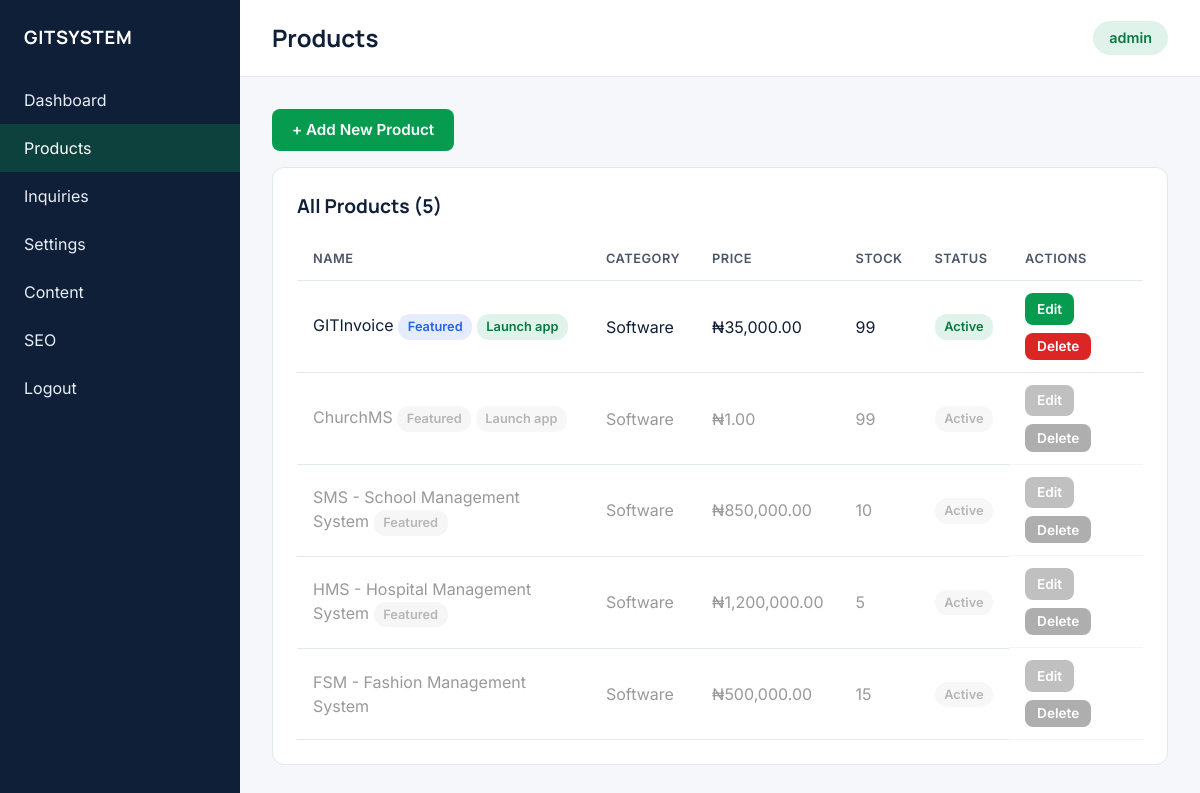
Page /backend/admin/products.php (signed in) on the committed database.
### tables this page shows
CREATE TABLE IF NOT EXISTS products (
    id INT AUTO_INCREMENT PRIMARY KEY,
    category_id INT NOT NULL,
    name VARCHAR(200) NOT NULL,
    slug VARCHAR(200) UNIQUE NOT NULL,
    description TEXT,
    short_description VARCHAR(500),
    price DECIMAL(10, 2) NOT NULL,
    original_price DECIMAL(10, 2),
    stock_quantity INT DEFAULT 0,
    sku VARCHAR(50) UNIQUE,
    badge VARCHAR(50),
    is_featured BOOLEAN DEFAULT FALSE,
    is_active BOOLEAN DEFAULT TRUE,
    is_external_app BOOLEAN DEFAULT FALSE,
    learn_url VARCHAR(500) NULL,
    launch_url VARCHAR(500) NULL,
    logo_url VARCHAR(500) NULL,
    brand_color VARCHAR(20) DEFAULT '#109d48',
    price_label VARCHAR(100) NULL,
    views INT DEFAULT 0,
    created_at TIMESTAMP DEFAULT CURRENT_TIMESTAMP,
    updated_at TIMESTAMP DEFAULT CURRENT_TIMESTAMP ON UPDATE CURRENT_TIMESTAMP,
    FOREIGN KEY (category_id) REFERENCES categories(id) ON DELETE CASCADE,
    INDEX idx_category (category_id),
    INDEX idx_slug (slug),
    INDEX idx_active (is_active),
    INDEX idx_featured (is_featured)
);

CREATE TABLE IF NOT EXISTS categories (
    id INT AUTO_INCREMENT PRIMARY KEY,
    name VARCHAR(100) NOT NULL,
    slug VARCHAR(100) UNIQUE NOT NULL,
    description TEXT,
    display_order INT DEFAULT 0,
    is_active BOOLEAN DEFAULT TRUE,
    created_at TIMESTAMP DEFAULT CURRENT_TIMESTAMP,
    updated_at TIMESTAMP DEFAULT CURRENT_TIMESTAMP ON UPDATE CURRENT_TIMESTAMP
);

### backend/config.php (called while the page is built, shortened)
<?php
function formatPrice($price) {
    return '₦' . number_format($price, 2);
}

### backend/admin/products.php (the view, shortened to what this page needs)
<?php
require_once __DIR__ . '/../config.php';
$categories = $pdo->query("SELECT id, name FROM categories WHERE is_active = 1 ORDER BY display_order")->fetchAll();
$editProduct = null;
$perPage = 25;
$page = max(1, (int)($_GET['page'] ?? 1));
$offset = ($page - 1) * $perPage;
$totalProducts = (int)$pdo->query('SELECT COUNT(*) FROM products')->fetchColumn();
$stmt = $pdo->prepare("
    SELECT p.*, c.name as category_name,
           (SELECT image_path FROM product_images WHERE product_id = p.id AND is_primary = 1 LIMIT 1) as primary_image
    FROM products p
    LEFT JOIN categories c ON p.category_id = c.id
    ORDER BY p.created_at DESC
    LIMIT :limit OFFSET :offset
");
$stmt->bindValue(':limit', $perPage, PDO::PARAM_INT);
$stmt->bindValue(':offset', $offset, PDO::PARAM_INT);
$stmt->execute();
$products = $stmt->fetchAll();
$showForm = isset($_GET['action']) && $_GET['action'] === 'add' || $editProduct;
require __DIR__ . '/includes/header.php';
?>
<?php if ($showForm): ?>
<div class="card">
    <h2><?= $editProduct ? 'Edit Product' : 'Add New Product' ?></h2>
    <form method="POST" enctype="multipart/form-data">
        <?= csrf_field() ?>
        <?php if ($editProduct): ?>
            <input type="hidden" name="id" value="<?= (int)$editProduct['id'] ?>">
        <?php endif; ?>
        <div class="form-row">
            <div class="form-group">
                <label for="name">Product Name *</label>
                <input type="text" id="name" name="name" required value="<?= htmlspecialchars($editProduct['name'] ?? '') ?>">
            </div>
            <div class="form-group">
                <label for="category_id">Category *</label>
                <select id="category_id" name="category_id" required>
                    <option value="">Select category</option>
                    <?php foreach ($categories as $cat): ?>
                        <option value="<?= (int)$cat['id'] ?>" <?= ($editProduct['category_id'] ?? '') == $cat['id'] ? 'selected' : '' ?>><?= htmlspecialchars($cat['name']) ?></option>
                    <?php endforeach; ?>
                </select>
            </div>
        </div>
        <div class="form-group">
            <label for="short_description">Short Description</label>
            <input type="text" id="short_description" name="short_description" maxlength="500" value="<?= htmlspecialchars($editProduct['short_description'] ?? '') ?>">
        </div>
        <div class="form-group">
            <label for="description">Full Description</label>
            <textarea id="description" name="description"><?= htmlspecialchars($editProduct['description'] ?? '') ?></textarea>
        </div>
        <div class="form-row">
            <div class="form-group">
                <label for="price">Price (₦) *</label>
                <input type="number" id="price" name="price" step="0.01" min="0" required value="<?= htmlspecialchars($editProduct['price'] ?? '') ?>">
            </div>
            <div class="form-group">
                <label for="original_price">Original Price (₦)</label>
                <input type="number" id="original_price" name="original_price" step="0.01" min="0" value="<?= htmlspecialchars($editProduct['original_price'] ?? '') ?>">
            </div>
            <div class="form-group">
                <label for="stock_quantity">Stock</label>
                <input type="number" id="stock_quantity" name="stock_quantity" min="0" value="<?= htmlspecialchars($editProduct['stock_quantity'] ?? '0') ?>">
            </div>
            <div class="form-group">
                <label for="badge">Badge</label>
                <select id="badge" name="badge">
                    <option value="">None</option>
                    <?php foreach (['New', 'Sale', 'Popular', 'Live'] as $b): ?>
                        <option value="<?= $b ?>" <?= ($editProduct['badge'] ?? '') === $b ? 'selected' : '' ?>><?= $b ?></option>
                    <?php endforeach; ?>
                </select>
            </div>
        </div>
        <div class="card" style="background: rgba(16,157,72,0.06); border: 1px solid var(--border); margin-bottom: 1.25rem; padding: 1.25rem;">
            <h3 style="margin-bottom: 0.5rem; color: var(--primary); font-size: 1rem;">Launch App (like GITInvoice / ChurchMS)</h3>
            <p style="color: var(--text-muted); font-size: 0.9rem; margin-bottom: 1rem;">
                Turn this product into an external app card with Learn more + Launch buttons. No code changes needed for future apps.
            </p>
            <div class="form-group">
                <label>
                    <input type="checkbox" name="is_external_app" value="1" id="is_external_app" <?= ($editProduct['is_external_app'] ?? 0) ? 'checked' : '' ?>>
                    This is an external launch app
                </label>
            </div>
            <div class="form-row">
                <div class="form-group">
                    <label for="learn_url">Learn more URL</label>
                    <input type="url" id="learn_url" name="learn_url" placeholder="https://your-app.vercel.app/" value="<?= htmlspecialchars($editProduct['learn_url'] ?? '') ?>">
                </div>
                <div class="form-group">
                    <label for="launch_url">Launch app URL</label>
                    <input type="url" id="launch_url" name="launch_url" placeholder="https://your-app.vercel.app/app" value="<?= htmlspecialchars($editProduct['launch_url'] ?? '') ?>">
                </div>
            </div>
            <div class="form-row">
                <div class="form-group">
                    <label for="logo_url">Logo image URL (optional)</label>
                    <input type="url" id="logo_url" name="logo_url" placeholder="https://…/icon.png" value="<?= htmlspecialchars($editProduct['logo_url'] ?? '') ?>">
                </div>
                <div class="form-group">
                    <label for="brand_color">Brand color</label>
                    <input type="text" id="brand_color" name="brand_color" placeholder="#109d48" value="<?= htmlspecialchars($editProduct['brand_color'] ?? '#109d48') ?>">
                </div>
                <div class="form-group">
                    <label for="price_label">Price / CTA label</label>
                    <input type="text" id="price_label" name="price_label" placeholder="Launch app" value="<?= htmlspecialchars($editProduct['price_label'] ?? '') ?>">
                </div>
            </div>
        </div>
        <div class="form-group">
            <label>
                <input type="checkbox" name="is_featured" value="1" <?= ($editProduct['is_featured'] ?? 0) ? 'checked' : '' ?>>
                Featured product
            </label>
            &nbsp;&nbsp;
            <label>
                <input type="checkbox" name="is_active" value="1" <?= !isset($editProduct) || ($editProduct['is_active'] ?? 1) ? 'checked' : '' ?>>
                Active (visible on site)
            </label>
        </div>
        <div class="form-group">
            <label for="images">Product Images</label>
            <input type="file" id="images" name="images[]" accept="image/jpeg,image/png,image/webp,image/gif" multiple>
            <small style="color: var(--text-muted);">First image becomes primary. Max 5MB each.</small>
        </div>
        <div class="actions">
            <button type="submit" class="btn btn-primary"><?= $editProduct ? 'Update Product' : 'Add Product' ?></button>
            <a href="products.php" class="btn" style="background: var(--dark); color: var(--text-muted); border: 1px solid var(--border);">Cancel</a>
        </div>
    </form>
</div>
<?php else: ?>
    <p style="margin-bottom: 1rem;"><a href="products.php?action=add" class="btn btn-primary">+ Add New Product</a></p>
<?php endif; ?>
<div class="card">
    <h2>All Products (<?= $totalProducts ?>)</h2>
    <?php if (empty($products)): ?>
        <p style="color: var(--text-muted);">No products yet. Add your first product above.</p>
    <?php else: ?>
        <table>
            <thead>
                <tr>
                    <th>Name</th>
                    <th>Category</th>
                    <th>Price</th>
                    <th>Stock</th>
                    <th>Status</th>
                    <th>Actions</th>
                </tr>
            </thead>
            <tbody>
                <?php foreach ($products as $p): ?>
                <?php
                    $hasLaunch = trim((string)($p['learn_url'] ?? '')) !== '' || trim((string)($p['launch_url'] ?? '')) !== '';
                    $isLive = strcasecmp((string)($p['badge'] ?? ''), 'Live') === 0 && (empty($p['is_external_app']) || $hasLaunch);
                ?>
                <tr class="<?= $isLive ? '' : 'product-not-live' ?>">
                    <td>
                        <?= htmlspecialchars($p['name']) ?>
                        <?php if ($p['is_featured']): ?><span class="badge badge-new">Featured</span><?php endif; ?>
                        <?php if (!empty($p['is_external_app'])): ?><span class="badge badge-resolved">Launch app</span><?php endif; ?>
                    </td>
                    <td><?= htmlspecialchars($p['category_name'] ?? '—') ?></td>
                    <td><?= formatPrice($p['price']) ?></td>
                    <td><?= (int)$p['stock_quantity'] ?></td>
                    <td><?= $p['is_active'] ? '<span class="badge badge-resolved">Active</span>' : '<span class="badge badge-spam">Inactive</span>' ?></td>
                    <td class="actions">
                        <a href="products.php?edit=<?= (int)$p['id'] ?>" class="btn btn-sm btn-primary">Edit</a>
                        <form method="POST" class="form-inline" data-confirm="Delete this product?">
                            <button type="submit" class="btn btn-sm btn-danger">Delete</button>
                        </form>
                    </td>
                </tr>
                <?php endforeach; ?>
            </tbody>
        </table>
    <?php endif; ?>
</div>
<?php require __DIR__ . '/includes/footer.php'; ?>

### backend/admin/assets/admin.css (style rules this page uses)
:root { --primary: #079B50; --primary-dark: #067a40; --navy: #101F38; --bg: #F5F7FA; --surface: #FFFFFF; --dark: #FFFFFF; --gray: #FFFFFF; --text: #101F38; --text-muted: #4B5568; --accent: #DC2626; --blue: #2563EB; --border: #E2E8F0; }
* { margin: 0; padding: 0; box-sizing: border-box; }
body { font-family: Inter, 'Segoe UI', system-ui, sans-serif; background: var(--bg); color: var(--text); line-height: 1.5; }
h1, h2, h3, .sidebar-brand { font-family: Manrope, Inter, sans-serif; }
.card { background: var(--surface); border: 1px solid var(--border); border-radius: 12px; padding: 1.5rem; margin-bottom: 1.5rem; overflow-x: auto; }
.card h2 { font-size: 1.2rem; margin-bottom: 1rem; color: var(--navy); }
table { width: 100%; border-collapse: collapse; }
th, td { text-align: left; padding: 0.75rem 1rem; border-bottom: 1px solid var(--border); }
th { color: var(--text-muted); font-weight: 600; font-size: 0.8rem; text-transform: uppercase; letter-spacing: 0.04em; }
.btn { display: inline-block; padding: 0.6rem 1.25rem; border-radius: 8px; font-weight: 600; text-decoration: none; border: none; cursor: pointer; font-size: 0.95rem; font-family: inherit; transition: background 0.2s; }
.btn-primary { background: var(--primary); color: #FFFFFF; }
.btn-danger { background: var(--accent); color: #FFFFFF; }
.btn-sm { padding: 0.35rem 0.75rem; font-size: 0.85rem; }
.badge { display: inline-block; padding: 0.2rem 0.6rem; border-radius: 12px; font-size: 0.8rem; font-weight: 600; }
.badge-new { background: rgba(37, 99, 235, 0.12); color: var(--blue); }
.badge-resolved { background: rgba(7, 155, 80, 0.12); color: var(--primary-dark); }
tr.product-not-live { opacity: 0.45; filter: grayscale(1); }
.actions { display: flex; gap: 0.5rem; flex-wrap: wrap; }
.form-inline { display: inline; }

### rows in the picture
products: name "GITInvoice", is_featured "Featured", is_external_app "Launch app", category.name "Software", price "₦35,000.00", stock_quantity "99", is_active "Active"
products: name "ChurchMS", is_featured "Featured", is_external_app "Launch app", category.name "Software", price "₦1.00", stock_quantity "99", is_active "Active"
products: name "SMS - School Management System", is_featured "Featured", category.name "Software", price "₦850,000.00", stock_quantity "10", is_active "Active"
products: name "HMS - Hospital Management System", is_featured "Featured", category.name "Software", price "₦1,200,000.00", stock_quantity "5", is_active "Active"
products: name "FSM - Fashion Management System", category.name "Software", price "₦500,000.00", stock_quantity "15", is_active "Active"

### other values in the picture
$pageTitle "Products"
$_SESSION['admin_username'] "admin"
$totalProducts "5"
